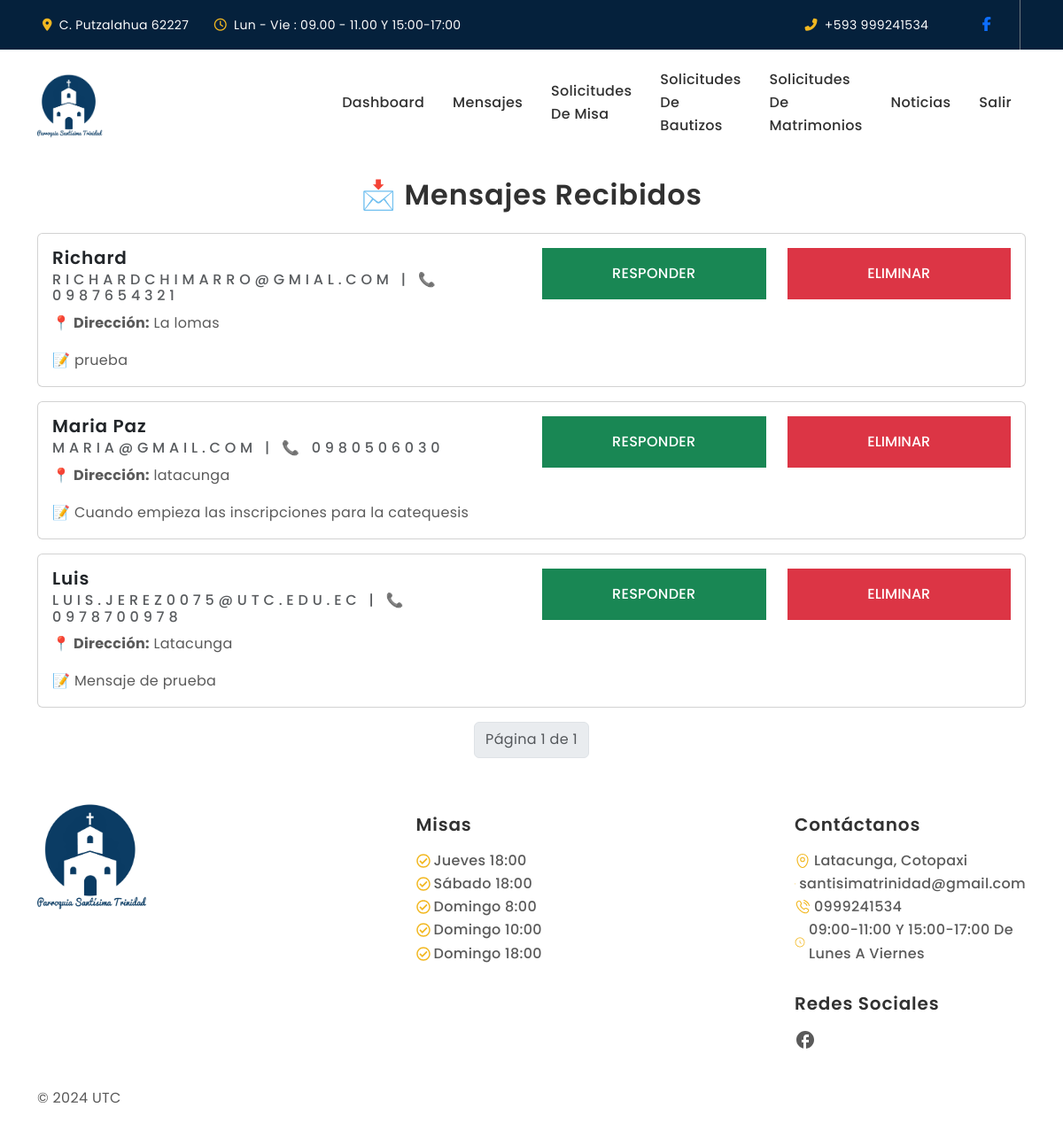
Before: /mensajes/ (signed in) with the older database file.
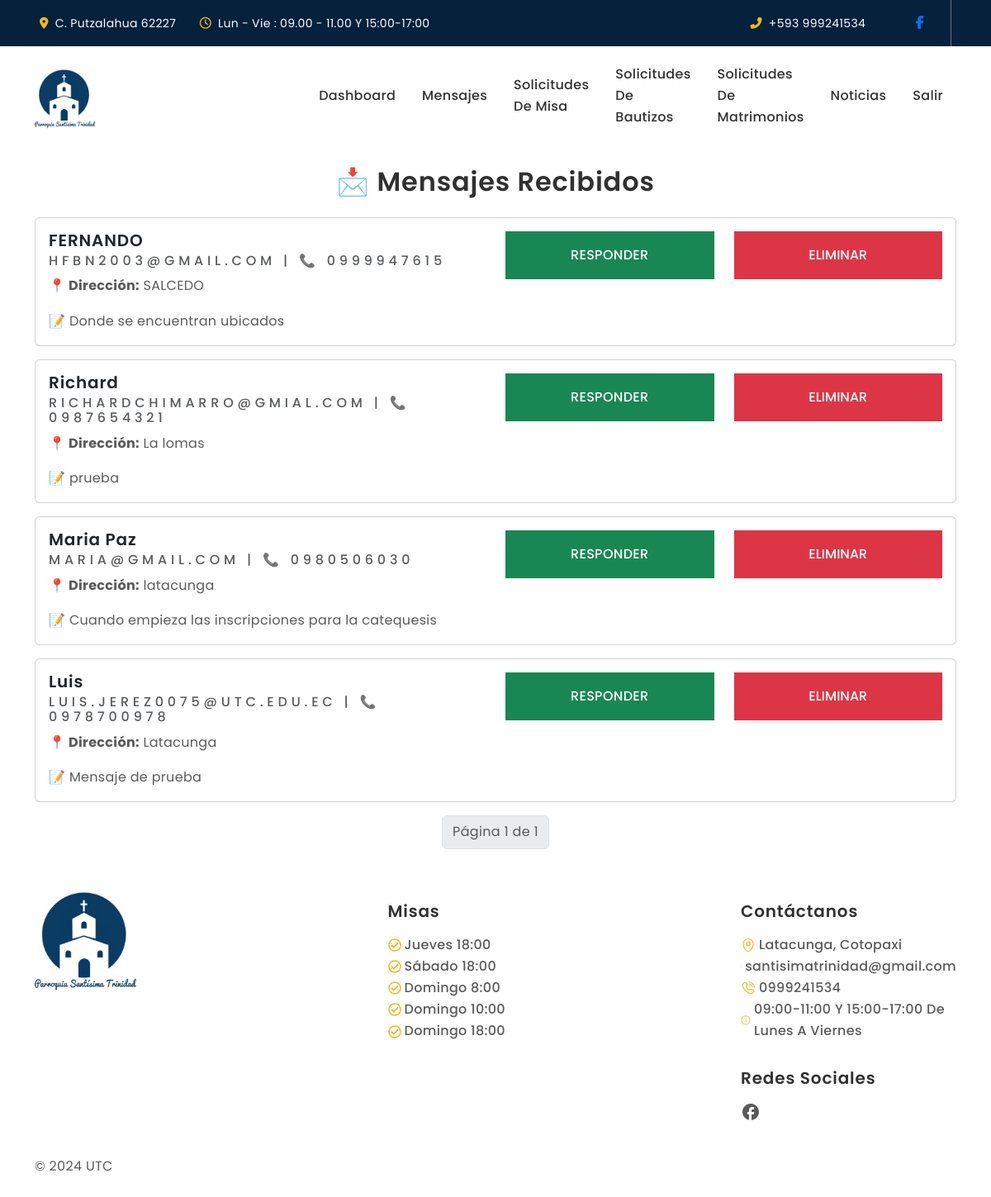
After: the same page with the newer database file.
### Apps/web/models.py (models this page shows, shortened)
class Mensaje(models.Model):
    id = models.AutoField(primary_key=True)
    name = models.CharField(max_length=200)
    email = models.EmailField()
    phone = models.CharField(max_length=10)
    address = models.TextField()
    message = models.TextField()

### Apps/web/views.py (the view)
# urls.py: path('mensajes/', views.mensajes),
@login_required(login_url='/login/')
@staff_member_required(login_url='/login/')
def mensajes(request):
    mensajes = Mensaje.objects.all().order_by('-id')
    paginator = Paginator(mensajes, 5)
    page_number = request.GET.get('page')
    page_obj = paginator.get_page(page_number)
    return render(request, 'mensajes.html', {'page_obj': page_obj})

### Apps/web/templates/mensajes.html (shortened to what this page needs)
{% extends 'base.html' %}
{% block body %}
<div class="container mt-4">
    <h2 class="text-center mb-4">📩 Mensajes Recibidos</h2>
    {% for mensaje in page_obj %}
    <div class="card mb-3">
        <div class="card-body">
            <div class="row">
                <div class="col-md-6">
                    <h5 class="card-title">{{ mensaje.name }}</h5>
                    <h6 class="card-subtitle mb-2 text-muted">{{ mensaje.email }} | 📞 {{ mensaje.phone }}</h6>
                    <p class="card-text"><strong>📍 Dirección:</strong> {{ mensaje.address }}</p>
                    <p class="card-text">📝 {{ mensaje.message }}</p>
                </div>
                <div class="col-md-6">
                    <div class="row">
                        <div class="col-md-6">
                            <a href="mailto:{{mensaje.email}}" class="btn btn-success w-100">Responder</a>
                        </div>
                        <div class="col-md-6">
                            <form action="/mensajes/eliminar/{{mensaje.id}}" method="post">
                                <button type="submit" class="btn btn-danger w-100"
                                    onclick="return confirm('Seguro deseas eliminar el mensaje?')">Eliminar</button>
                            </form>
                        </div>
                    </div>
                </div>
            </div>
        </div>
    </div>
    {% empty %}
    <p class="text-center">No hay mensajes disponibles.</p>
    {% endfor %}
    <nav>
        <ul class="pagination justify-content-center">
            <li class="page-item disabled">
                <span class="page-link">Página {{ page_obj.number }} de {{ page_obj.paginator.num_pages }}</span>
            </li>
        </ul>
    </nav>
</div>
{% endblock %}

Changed rows visible on the page:
added Mensaje: name "FERNANDO", email "HFBN2003@GMAIL.COM", phone "0999947615", address "SALCEDO", message "Donde se encuentran ubicados"
